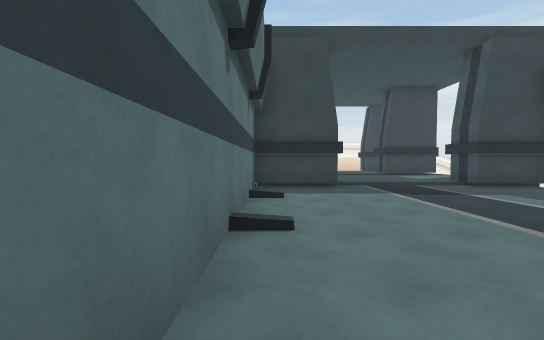
view 1 (above)

15 first-person views from a walk through a scene from a Unity 3-D project. The camera is 1.3 m above the floor, tilts 2° down and sees 90° across. The floor is counted in squares, 2 m on a side. Each view is taken from the middle of a square. On the plan, view 1 faces up. The plan holds only what a view shows up to about 9 squares ahead; the rest is blank. The place goes on beyond the plan. The player is left out. Some surface patterns are stand-ins.

view 2
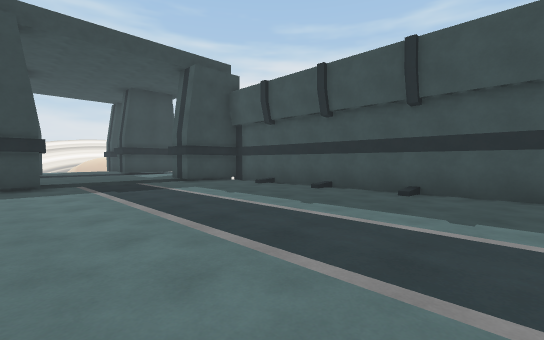

view 3
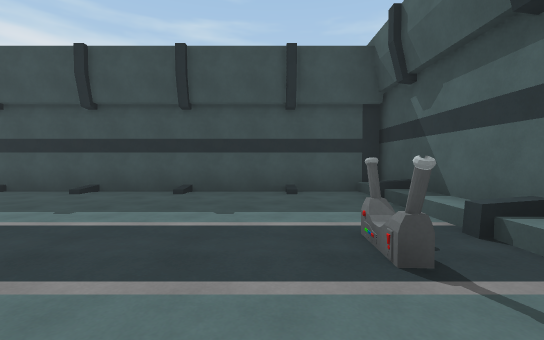

view 4
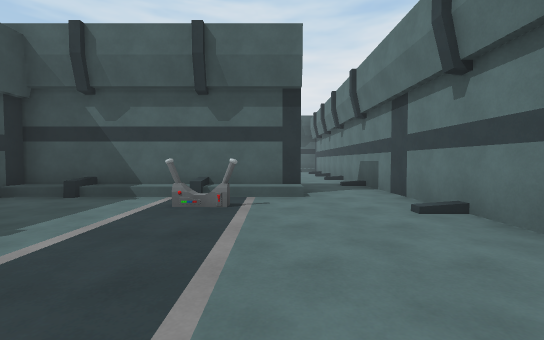

view 5
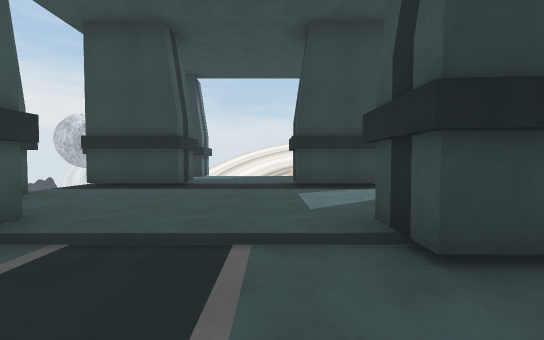

view 6
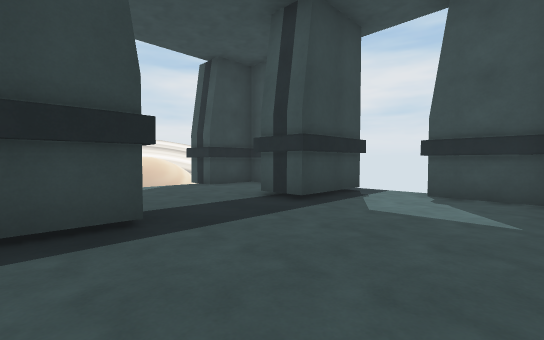

view 7
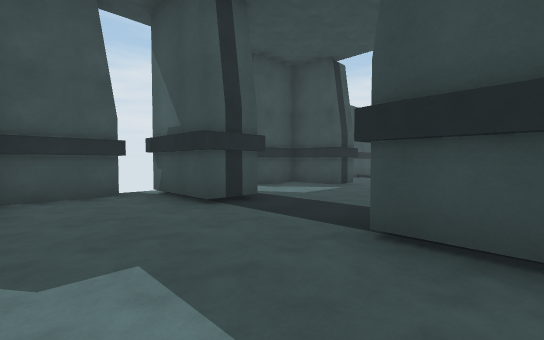

view 8
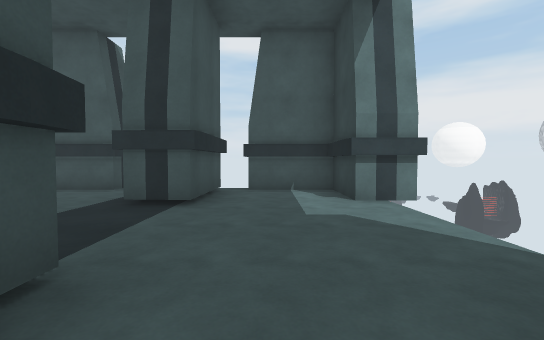

view 9
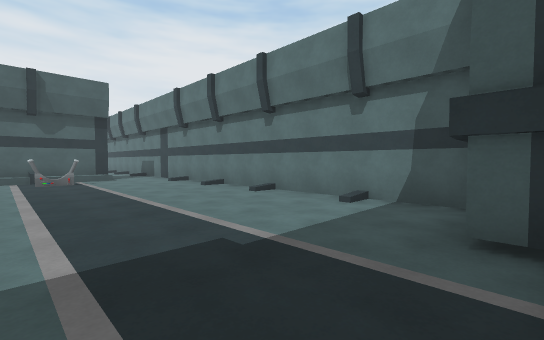

view 10
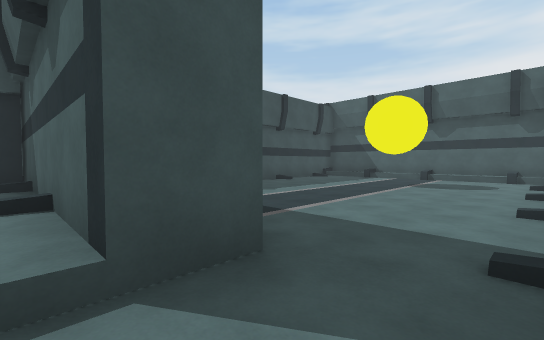

view 11
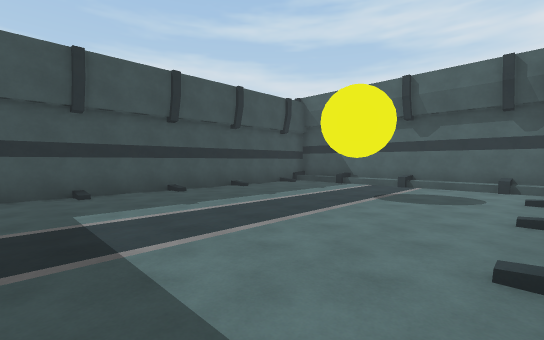

view 12
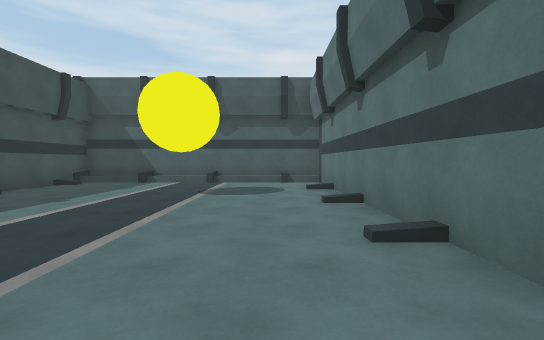

view 13
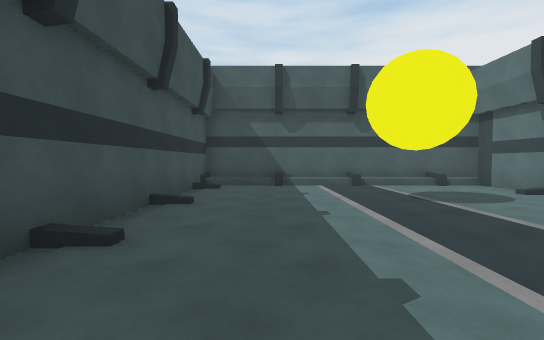

view 14
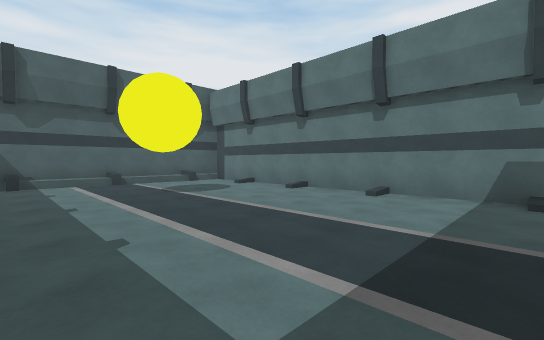

view 15
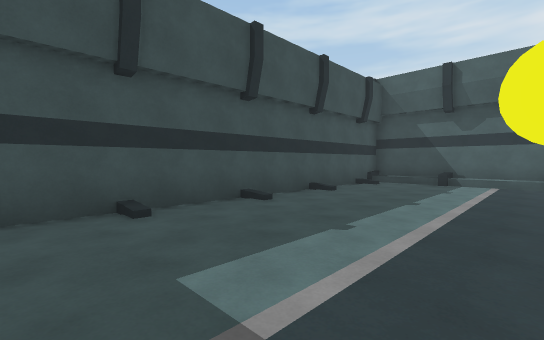

### Floor plan
Key: @ floor where view 1 was taken; # wall or solid block; x gap in a wall; . main floor; : floor 0.25 m higher than the main floor; / step, stairs or slope; = window, fence, low wall or low ledge; P pillar.
Columns run from 1 left of view 1 to 7 right of it. Each row starts with its distance up from view 1.
 15  ##   x##
 14  #::::::#
 13  #::::::#
 12  PPP::PP#
 11  PPP::PPP
 10  :::::::
  9  #::::::#
  8  #::::::#
  7 ###///###
  6 #.......#
  5 #.......#
  4 #.......#
  3 #.......#
  2 #.......#
  1 #.......#
  0 #@......#
 -1 #.......#
 -2 #...#...#
 -3 #../////#
 -4 #..######
 -5 #/......#
 -6 #.......#
 -7 #.......#
 -8 #.......#
 -9 #.......#
-10 #.......#
-11 #.......#
-12 #.......#
-13 x.=.....#
-14 #########

Where each view was taken, in squares from view 1:
view 1: 0 up, 0 right, facing up
view 2: 1 down, 1 right, facing up-right
view 3: 1 down, 1 right, facing right
view 4: 2 up, 2 right, facing down
view 5: 5 up, 4 right, facing up
view 6: 8 up, 1 right, facing up-right
view 7: 14 up, 1 right, facing down-right
view 8: 13 up, 6 right, facing left
view 9: 7 up, 4 right, facing down-left
view 10: 3 down, 0 right, facing down-right
view 11: 5 down, 0 right, facing down-right
view 12: 5 down, 1 right, facing down
view 13: 6 down, 5 right, facing down
view 14: 5 down, 5 right, facing down-left
view 15: 5 down, 3 right, facing down-right
